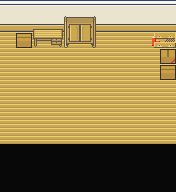

This is a level from a 2D game, rendered from its Tiled map with the project's own tilesets. A one-line summary and the map file follow, with tile-layer data summarised:
An orthogonal 11x12 tile map with 16x16 px tiles, 6 tile layers (Walkable, Other, Collisions, Other, ...), 5 tilesets and 1 object (teleport on push).

<map version="1.0" orientation="orthogonal" width="11" height="12" tilewidth="16" tileheight="16">
 <tileset firstgid="1" source="../tileset/inside-terra.tsx" />
 <tileset firstgid="1025" source="../tileset/invisible.tsx" />
 <tileset firstgid="1041" source="../tileset/inside-decoration.tsx" />
 <tileset firstgid="2065" name="1" tilewidth="16" tileheight="16">
  <image source="../tileset/inside-mobilier.png" trans="000000" width="512" height="512" />
  <tile id="32">
   <properties>
    <property name="Grass" value="true" />
   </properties>
  </tile>
  <tile id="837">
   <properties>
    <property name="Reflection" value="true" />
   </properties>
  </tile>
  <tile id="838">
   <properties>
    <property name="Reflection" value="true" />
   </properties>
  </tile>
  <tile id="839">
   <properties>
    <property name="Reflection" value="true" />
   </properties>
  </tile>
  <tile id="869">
   <properties>
    <property name="Reflection" value="true" />
   </properties>
  </tile>
  <tile id="870">
   <properties>
    <property name="Reflection" value="true" />
   </properties>
  </tile>
  <tile id="871">
   <properties>
    <property name="Reflection" value="true" />
   </properties>
  </tile>
  <tile id="901">
   <properties>
    <property name="Reflection" value="true" />
   </properties>
  </tile>
  <tile id="902">
   <properties>
    <property name="Reflection" value="true" />
   </properties>
  </tile>
  <tile id="903">
   <properties>
    <property name="Reflection" value="true" />
   </properties>
  </tile>
  <tile id="934">
   <properties>
    <property name="Reflection" value="true" />
   </properties>
  </tile>
  <tile id="935">
   <properties>
    <property name="Reflection" value="true" />
   </properties>
  </tile>
  <tile id="966">
   <properties>
    <property name="Reflection" value="true" />
   </properties>
  </tile>
  <tile id="967">
   <properties>
    <property name="Reflection" value="true" />
   </properties>
  </tile>
 </tileset>
 <tileset firstgid="3089" source="../tileset/rename.tsx" />
 <layer name="Walkable" width="11" height="12">
  <data>[132 cells, 121 non-empty, 1 distinct tile ids]</data>
 </layer>
 <layer name="Other" width="11" height="12">
  <data>[132 cells, 1 non-empty, 1 distinct tile ids]</data>
 </layer>
 <layer name="Collisions" width="11" height="12">
  <data>[132 cells, 63 non-empty, 10 distinct tile ids]</data>
 </layer>
 <layer name="Other" width="11" height="12">
  <data>[132 cells, 0 non-empty, 0 distinct tile ids]</data>
 </layer>
 <layer name="WalkBehind" width="11" height="12">
  <data>[132 cells, 4 non-empty, 4 distinct tile ids]</data>
 </layer>
 <layer name="other" width="11" height="12">
  <data>[132 cells, 0 non-empty, 0 distinct tile ids]</data>
 </layer>
 <objectgroup name="Moving" width="11" height="12">
  <object name="teleport on push" type="teleport on push" gid="1027" x="144" y="48">
   <properties>
    <property name="map" value="../indoor/0.0a" />
    <property name="x" value="8" />
    <property name="y" value="2" />
   </properties>
  </object>
 </objectgroup>
</map>
